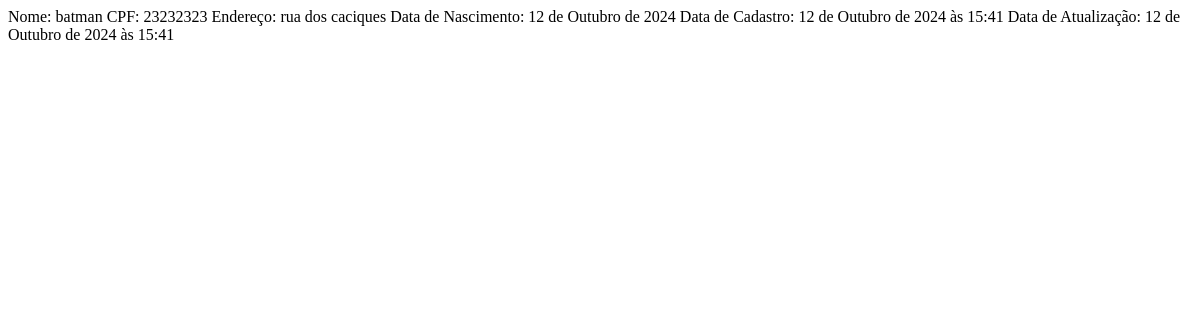
The app's page /detalharClientes/1, older data.
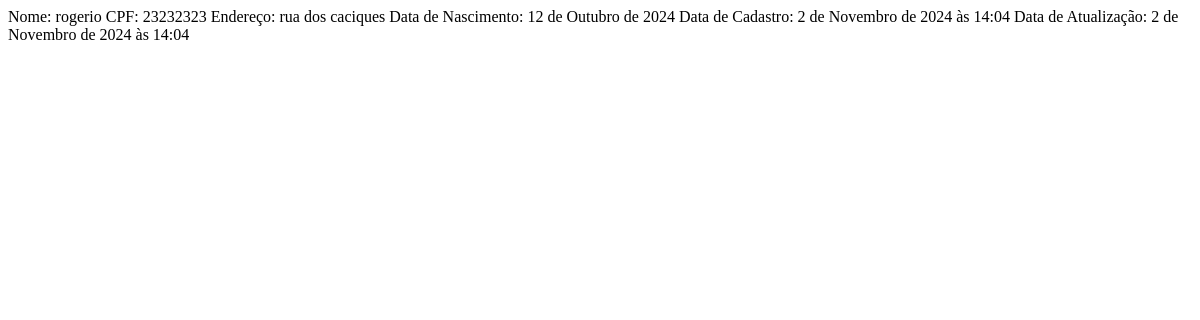
The same page, newer data.
### app1/models.py (models this page shows, shortened)
class Cliente(models.Model):
    nome = models.CharField(max_length=100, blank = False)
    cpf = models.CharField(max_length=11, blank = False)
    endereco = models.CharField(max_length=350, blank = False)
    data_nascimento = models.DateField(max_length=8)
    data_cadastro = models.DateTimeField(auto_now=True)
    data_ultima_alteracao = models.DateTimeField(auto_now=True)

### app1/views.py (the view)
# urls.py: path('detalharClientes/<int:id>', detalharClientes, name = "detalharClientes"),
def detalharClientes(request, id):
    return render(request, 'detalharClientes.html', {'dadosCliente':Cliente.objects.get(id=id)})

### app1/templates/detalharClientes.html (shortened to what this page needs)
<!DOCTYPE html>
<html lang="pt-br">
<head>
</head>
<body>
   Nome: {{ dadosCliente.nome }}
   CPF: {{ dadosCliente.cpf }}
   Endereço: {{ dadosCliente.endereco }}
   Data de Nascimento: {{ dadosCliente.data_nascimento }}
   Data de Cadastro: {{ dadosCliente.data_cadastro }}
   Data de Atualização: {{ dadosCliente.data_ultima_alteracao }}
</body>
</html>

Row changes from the older to the newer data that the page shows:
changed Cliente "rua dos caciques": nome "batman" → "rogerio"; data_cadastro "12 de Outubro de 2024 às 15:41" → "2 de Novembro de 2024 às 14:04"; data_ultima_alteracao "12 de Outubro de 2024 às 15:41" → "2 de Novembro de 2024 às 14:04"
